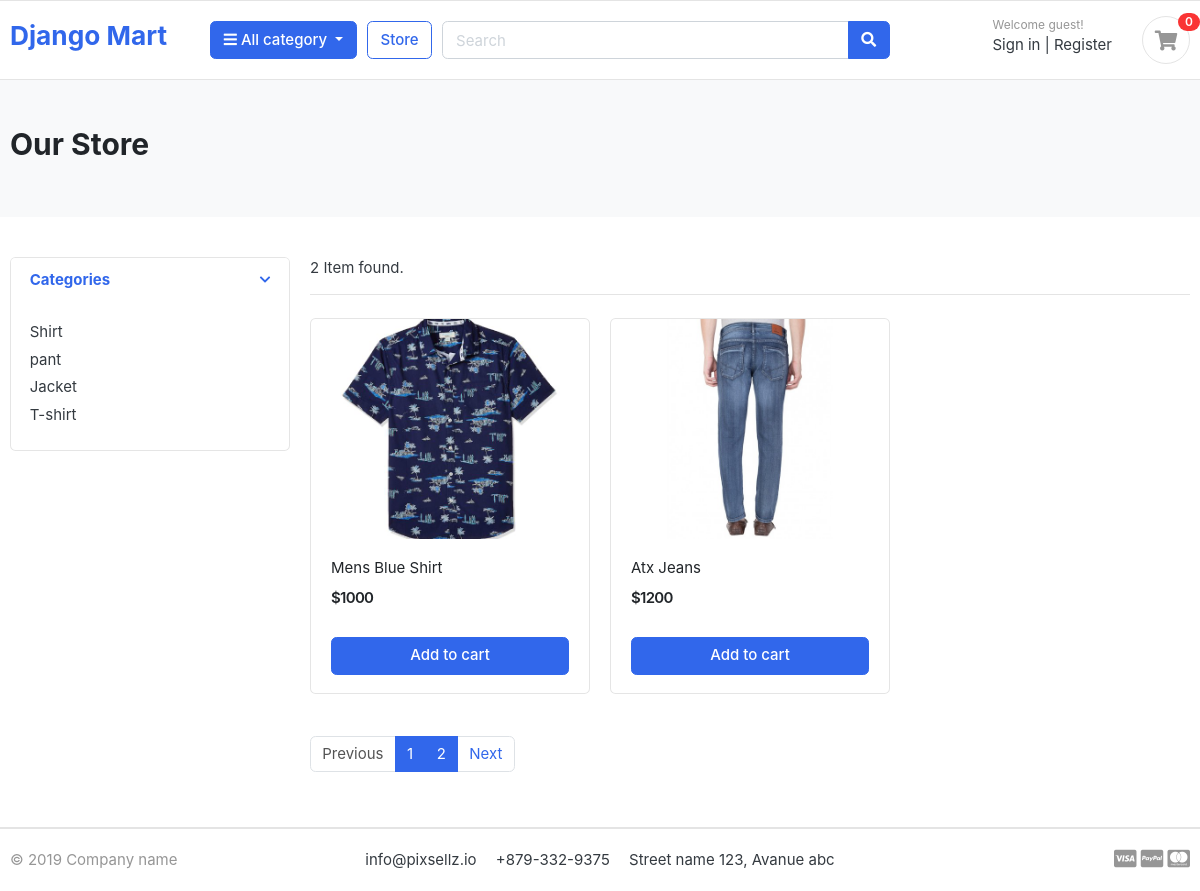
/store/, run on the app's committed database.
### category/models.py (models this page shows, shortened)
class Category(models.Model):
    category_name = models.CharField(max_length=50, unique=True)
    slug = models.SlugField(max_length=100, unique=True)
    description = models.TextField(max_length=255, blank=True)
    cart_image = models.ImageField(upload_to='photos/categories', blank=True)

### store/models.py (models this page shows, shortened)
class Product(models.Model):
    product_name = models.CharField(max_length=100, unique=True)
    slug = models.SlugField(max_length=200, unique=True)
    description = models.TextField(max_length=500, blank=True)
    price = models.IntegerField()
    images = models.ImageField(upload_to='photos/products')
    stock = models.IntegerField()
    is_available = models.BooleanField(default=True)
    category = models.ForeignKey(Category, on_delete=models.CASCADE)
    created_date = models.DateTimeField(auto_now_add=True)
    modified_date = models.DateTimeField(auto_now=True)

### store/views.py (the view)
# urls.py: path('store/', include('store.urls')),
def store(request, category_slug=None):
    if category_slug:
        category = get_object_or_404(Category, slug=category_slug)
        products = Product.objects.filter(is_available=True, category=category)
        page = request.GET.get('page')
        paginator = Paginator(products, 2)
        paged_product = paginator.get_page(page)
    else:
        products = Product.objects.filter(is_available=True)
        paginator = Paginator(products, 2)
        page = request.GET.get('page')
        paged_product = paginator.get_page(page)
    categories = Category.objects.all()
    context = {'products': paged_product, 'categories': categories}
    return render(request, 'store/store.html', context)

### store/templates/store/store.html
{%extends 'base.html'%}
{%block body %}
<section class="section-pagetop bg">
	<div class="container">
		<h2 class="title-page">Our Store</h2>
	</div>
</section>
<section class="section-content padding-y">
	<div class="container">
		<div class="row">
			<aside class="col-md-3">
				<div class="card">
					<article class="filter-group">
						<header class="card-header">
							<a href="#" data-toggle="collapse" data-target="#collapse_1" aria-expanded="true" class="">
								<i class="icon-control fa fa-chevron-down"></i>
								<h6 class="title">Categories</h6>
							</a>
						</header>
						<div class="filter-content collapse show" id="collapse_1" style="">
							<div class="card-body">
								<ul class="list-menu">
									{% for i in categories %}
									<li><a href="{% url 'products_by_category' i.slug %}">{{i.category_name}} </a></li>
									{%endfor%}
								</ul>
							</div>
						</div>
					</article>
				</div>
			</aside>
			<main class="col-md-9">
				<header class="border-bottom mb-4 pb-3">
					<div class="form-inline">
						<span class="mr-md-auto">{{products|length}} Item found. </span>
					</div>
				</header>
				<div class="row">
					{% for item in products %}
					<div class="col-md-4">
						<figure class="card card-product-grid">
							<div class="img-wrap">
								<img src="{{item.images.url}}">
							</div>
							<figcaption class="info-wrap">
								<div class="fix-height">
									<a href="{% url 'product_detail' item.category.slug item.slug%}"
										class="title">{{item.product_name}}</a>
									<div class="price-wrap mt-2">
										<span class="price">${{item.price}}</span>
									</div>
								</div>
								<a href="#" class="btn btn-block btn-primary">Add to cart </a>
							</figcaption>
						</figure>
					</div>
					{%endfor %}
				</div>
				<nav class="mt-4" aria-label="Page navigation sample">
					<ul class="pagination">
						{%if products.has_previous%}
						<li class="page-item">
							<a class="page-link" href="?page={{products.previous_page_number}}">Previous</a>
						</li>
						{%else%}
						<li class="page-item disabled">
							<a class="page-link">Previous</a>
						</li>
						{%endif%}
						{% for i in products.paginator.page_range %}
						<li class="page-item active"><a class="page-link" href="?page={{i}}">{{i}}</a></li>
						{%endfor%}
						{%if products.has_next%}
						<li class="page-item">
							<a class="page-link" href="?page={{products.next_page_number}}">Next</a>
						</li>
						{%else%}
						<li class="page-item disabled">
							<a class="page-link">Next</a>
						</li>
						{%endif%}
					</ul>
				</nav>
			</main>
		</div>
	</div>
</section>
{%endblock%}

### static/css/ui.css (style rules this page uses)
html { font-family: "Inter", sans-serif; font-size: 15px; }
.img-wrap { text-align: center; display: block; }
.img-wrap img { max-width: 100%; }
.price-wrap { letter-spacing: -0.7px; }
.padding-y { padding-top: 40px; padding-bottom: 40px; }
figure { margin-bottom: 0; }
article:after, .form-group:after { display: block; clear: both; content: ""; }
.bg { background-color: #f8f9fa; }
.title-page { color: #212529; }
[class*=list-] li:after { visibility: hidden; display: block; content: ""; overflow: hidden; height: 0; clear: both; }
.list-menu { list-style: none; margin: 0; padding-left: 0; }
.list-menu li { margin-bottom: 5px; }
.list-menu a { color: #343a40; }
[class*=card-product] a.title { color: #212529; display: block; }
[class*=card-product] .img-wrap { overflow: hidden; position: relative; }
[class*=card-product] .img-wrap img { height: 100%; max-width: 100%; width: auto; display: inline-block; -o-object-fit: cover; object-fit: cover; }
.card-product-grid { margin-bottom: 20px; }
.card-product-grid .img-wrap { border-radius: 0.2rem 0.2rem 0 0; height: 220px; }
.card-product-grid .info-wrap { overflow: hidden; padding: 18px 20px; }
.card-product-grid .fix-height { height: 80px; overflow: hidden; }
.card .img-wrap { overflow: hidden; }
.price { font-weight: 600; color: #212529; }
.icon-control { margin-top: 5px; float: right; font-size: 80%; }
.card-header .title { margin-bottom: 0; line-height: 1.5; }
.filter-group { border-bottom: 1px solid #e4e4e4; }
.filter-group .card-header { border-bottom: 0; }
.filter-group:last-child { border-bottom: 0; }
.section-pagetop { padding: 45px 0; }

### data on the page
Category: category_name "Shirt"
Category: category_name "pant"
Category: category_name "Jacket"
Category: category_name "T-shirt"
Product: images (picture), product_name "Mens Blue Shirt", price "1000"
Product: images (picture), product_name "Atx Jeans", price "1200"

### other printed values
{{ products|length }} "2"
{{ i }} "1" "2"
